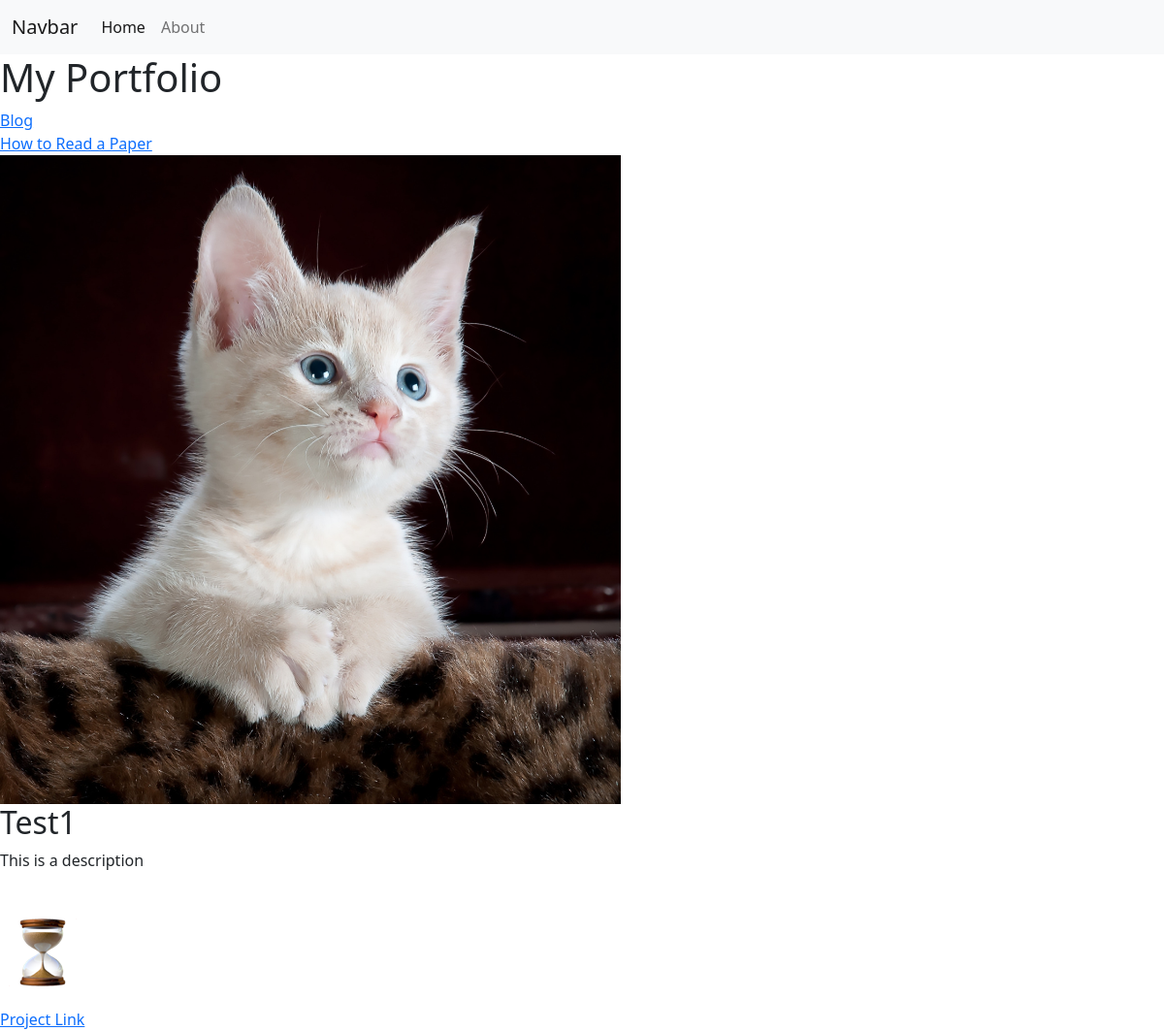
The page / on the database its author committed.
### portfolio/models.py (models this page shows, shortened)
class Project(models.Model):
    title = models.CharField(max_length=100)
    description = models.CharField(max_length=250)
    image = models.ImageField(upload_to='portfolio/images/')
    url = models.URLField(blank=True)

### portfolio/views.py (the view)
# urls.py: 2. Add a URL to urlpatterns:  path('', views.home, name='home')
def home(request):
    projects = Project.objects.all()
    return render(request, 'portfolio/home.html', {'projects': projects})

### portfolio/templates/portfolio/home.html
{% extends 'portfolio/base.html' %}
{% block content %}
    <h1>My Portfolio</h1>
    {% load static %}
    <a href="{% url 'blog:all_blogs' %}">Blog</a>
    <br>
    <a href="{% static 'portfolio/read_a_paper.pdf' %}">How to Read a Paper</a>
    <br>
    <img src="{% static 'portfolio/cat.jpg' %}" width="640">
    {% for project in projects %}
    <h2>{{ project.title }}</h2>
    <p>{{ project.description }}</p>
    <img src="{{ project.image.url }}">
    {% if project.url %}
    <br><a href="{{ project.url }}">Project Link</a>
    {% endif %}
    {% endfor %}
{% endblock %}

### portfolio/templates/portfolio/base.html (shortened to what this page needs)
<!doctype html>
<html lang="en">
<head>
    <link href="https://cdn.jsdelivr.net/npm/bootstrap@5.0.0-beta2/dist/css/bootstrap.min.css" rel="stylesheet"
>
</head>
<body>
    <nav class="navbar navbar-expand-lg navbar-light bg-light">
        <div class="container-fluid">
            <a class="navbar-brand" href="#">Navbar</a>
            <div class="collapse navbar-collapse" id="navbarNavAltMarkup">
                <div class="navbar-nav">
                    <a class="nav-link active" aria-current="page" href="#">Home</a>
                    <a class="nav-link" href="#">About</a>
                </div>
            </div>
        </div>
    </nav>
    {% block content %}{% endblock %}
</body>
</html>

### rows shown on the page
Project: title "Test1", description "This is a description", image (picture)
